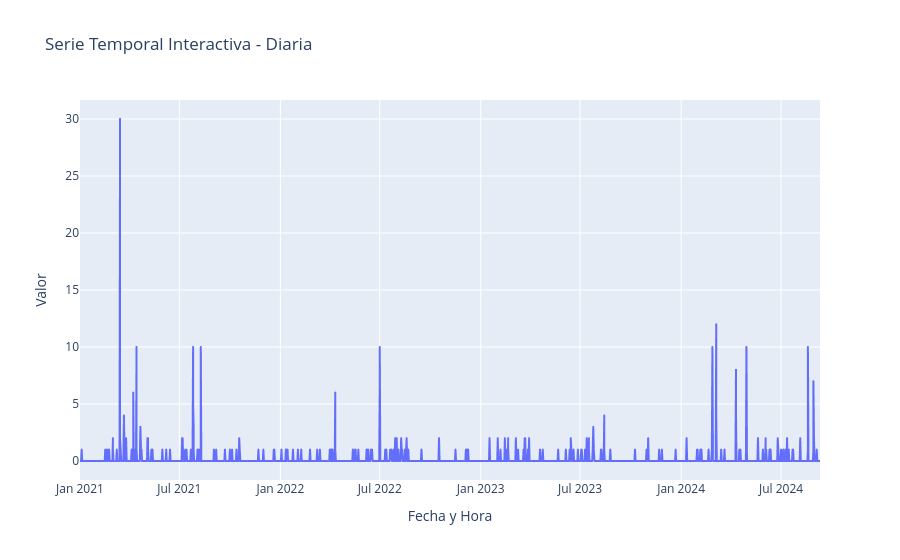
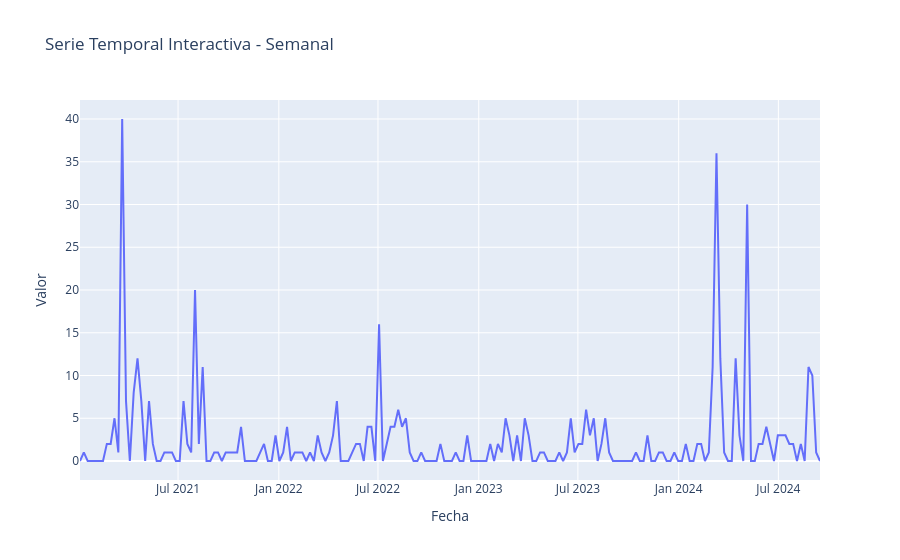
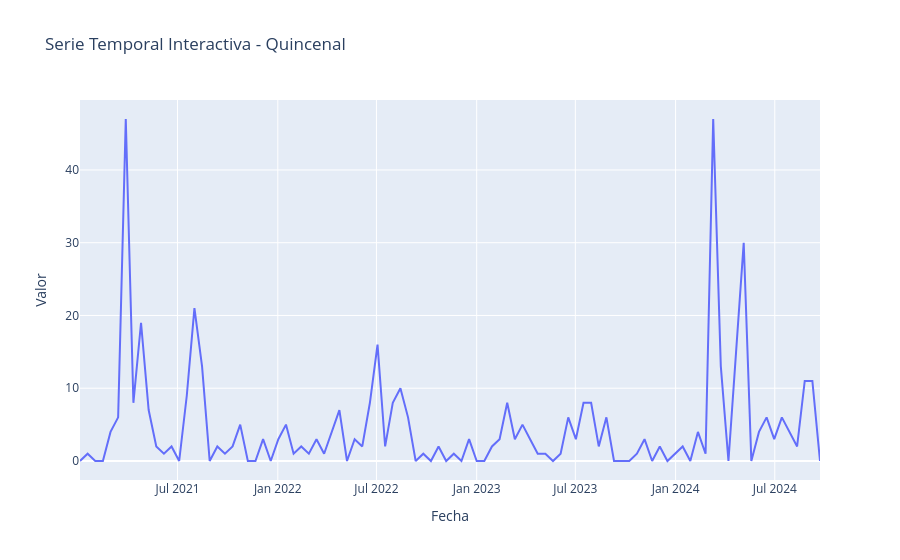
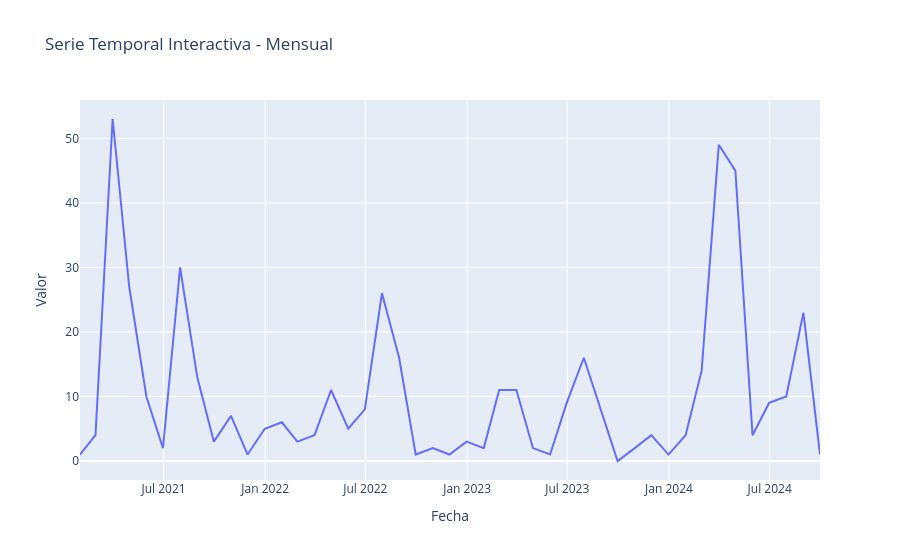

The code cell stored with these charts, in order, in its notebook:
### Code cell
import pandas as pd
import plotly.express as px



# Graficar interactivo
fig = px.line(df, x=df.index, y="Unidades", title="Serie Temporal Interactiva - Diaria")
fig.update_layout(xaxis_title="Fecha y Hora", yaxis_title="Valor", hovermode="x unified")
fig.show()

fig_semanal = px.line(df_semanal, x=df_semanal.index, y="Unidades", title="Serie Temporal Interactiva - Semanal")
fig_semanal.update_layout(xaxis_title="Fecha", yaxis_title="Valor", hovermode="x unified")
fig_semanal.show()

fig_quincenal = px.line(df_quincenal, x=df_quincenal.index, y="Unidades", title="Serie Temporal Interactiva - Quincenal")
fig_quincenal.update_layout(xaxis_title="Fecha", yaxis_title="Valor", hovermode="x unified")
fig_quincenal.show()

fig_mensual = px.line(df_mensual, x=df_mensual.index, y="Unidades", title="Serie Temporal Interactiva - Mensual")
fig_mensual.update_layout(xaxis_title="Fecha", yaxis_title="Valor", hovermode="x unified")
fig_mensual.show()

### Figure 1 — Plotly figure (JSON) as saved in the notebook; plotly's stock layout.template omitted (floating-point values rounded to 4 significant figures; data arrays with more than 128 entries replaced by an {"elided": "..."} marker saying what was removed)
{"data": [{"hovertemplate": "fecha=%{x}<br>Unidades=%{y}<extra></extra>", "legendgroup": "", "line": {"color": "#636efa", "dash": "solid"}, "marker": {"symbol": "circle"}, "mode": "lines", "name": "", "showlegend": false, "type": "scattergl", "x": {"elided": "1420 str values"}, "xaxis": "x", "y": {"elided": "1420 int values"}, "yaxis": "y"}], "layout": {"hovermode": "x unified", "legend": {"tracegroupgap": 0}, "title": {"text": "Serie Temporal Interactiva - Diaria"}, "xaxis": {"anchor": "y", "domain": [0, 1], "title": {"text": "Fecha y Hora"}}, "yaxis": {"anchor": "x", "domain": [0, 1], "title": {"text": "Valor"}}}}

### Figure 2 — Plotly figure (JSON) as saved in the notebook; plotly's stock layout.template omitted (floating-point values rounded to 4 significant figures; data arrays with more than 128 entries replaced by an {"elided": "..."} marker saying what was removed)
{"data": [{"hovertemplate": "fecha=%{x}<br>Unidades=%{y}<extra></extra>", "legendgroup": "", "line": {"color": "#636efa", "dash": "solid"}, "marker": {"symbol": "circle"}, "mode": "lines", "name": "", "orientation": "v", "showlegend": false, "type": "scatter", "x": {"elided": "194 str values"}, "xaxis": "x", "y": {"elided": "194 int values"}, "yaxis": "y"}], "layout": {"hovermode": "x unified", "legend": {"tracegroupgap": 0}, "title": {"text": "Serie Temporal Interactiva - Semanal"}, "xaxis": {"anchor": "y", "domain": [0, 1], "title": {"text": "Fecha"}}, "yaxis": {"anchor": "x", "domain": [0, 1], "title": {"text": "Valor"}}}}

### Figure 3 — Plotly figure (JSON) as saved in the notebook; plotly's stock layout.template omitted (floating-point values rounded to 4 significant figures)
{"data": [{"hovertemplate": "fecha=%{x}<br>Unidades=%{y}<extra></extra>", "legendgroup": "", "line": {"color": "#636efa", "dash": "solid"}, "marker": {"symbol": "circle"}, "mode": "lines", "name": "", "orientation": "v", "showlegend": false, "type": "scatter", "x": ["2021-01-03T00:00:00.000000000", "2021-01-17T00:00:00.000000000", "2021-01-31T00:00:00.000000000", "2021-02-14T00:00:00.000000000", "2021-02-28T00:00:00.000000000", "2021-03-14T00:00:00.000000000", "2021-03-28T00:00:00.000000000", "2021-04-11T00:00:00.000000000", "2021-04-25T00:00:00.000000000", "2021-05-09T00:00:00.000000000", "2021-05-23T00:00:00.000000000", "2021-06-06T00:00:00.000000000", "2021-06-20T00:00:00.000000000", "2021-07-04T00:00:00.000000000", "2021-07-18T00:00:00.000000000", "2021-08-01T00:00:00.000000000", "2021-08-15T00:00:00.000000000", "2021-08-29T00:00:00.000000000", "2021-09-12T00:00:00.000000000", "2021-09-26T00:00:00.000000000", "2021-10-10T00:00:00.000000000", "2021-10-24T00:00:00.000000000", "2021-11-07T00:00:00.000000000", "2021-11-21T00:00:00.000000000", "2021-12-05T00:00:00.000000000", "2021-12-19T00:00:00.000000000", "2022-01-02T00:00:00.000000000", "2022-01-16T00:00:00.000000000", "2022-01-30T00:00:00.000000000", "2022-02-13T00:00:00.000000000", "2022-02-27T00:00:00.000000000", "2022-03-13T00:00:00.000000000", "2022-03-27T00:00:00.000000000", "2022-04-10T00:00:00.000000000", "2022-04-24T00:00:00.000000000", "2022-05-08T00:00:00.000000000", "2022-05-22T00:00:00.000000000", "2022-06-05T00:00:00.000000000", "2022-06-19T00:00:00.000000000", "2022-07-03T00:00:00.000000000", "2022-07-17T00:00:00.000000000", "2022-07-31T00:00:00.000000000", "2022-08-14T00:00:00.000000000", "2022-08-28T00:00:00.000000000", "2022-09-11T00:00:00.000000000", "2022-09-25T00:00:00.000000000", "2022-10-09T00:00:00.000000000", "2022-10-23T00:00:00.000000000", "2022-11-06T00:00:00.000000000", "2022-11-20T00:00:00.000000000", "2022-12-04T00:00:00.000000000", "2022-12-18T00:00:00.000000000", "2023-01-01T00:00:00.000000000", "2023-01-15T00:00:00.000000000", "2023-01-29T00:00:00.000000000", "2023-02-12T00:00:00.000000000", "2023-02-26T00:00:00.000000000", "2023-03-12T00:00:00.000000000", "2023-03-26T00:00:00.000000000", "2023-04-09T00:00:00.000000000", "2023-04-23T00:00:00.000000000", "2023-05-07T00:00:00.000000000", "2023-05-21T00:00:00.000000000", "2023-06-04T00:00:00.000000000", "2023-06-18T00:00:00.000000000", "2023-07-02T00:00:00.000000000", "2023-07-16T00:00:00.000000000", "2023-07-30T00:00:00.000000000", "2023-08-13T00:00:00.000000000", "2023-08-27T00:00:00.000000000", "2023-09-10T00:00:00.000000000", "2023-09-24T00:00:00.000000000", "2023-10-08T00:00:00.000000000", "2023-10-22T00:00:00.000000000", "2023-11-05T00:00:00.000000000", "2023-11-19T00:00:00.000000000", "2023-12-03T00:00:00.000000000", "2023-12-17T00:00:00.000000000", "2023-12-31T00:00:00.000000000", "2024-01-14T00:00:00.000000000", "2024-01-28T00:00:00.000000000", "2024-02-11T00:00:00.000000000", "2024-02-25T00:00:00.000000000", "2024-03-10T00:00:00.000000000", "2024-03-24T00:00:00.000000000", "2024-04-07T00:00:00.000000000", "2024-04-21T00:00:00.000000000", "2024-05-05T00:00:00.000000000", "2024-05-19T00:00:00.000000000", "2024-06-02T00:00:00.000000000", "2024-06-16T00:00:00.000000000", "2024-06-30T00:00:00.000000000", "2024-07-14T00:00:00.000000000", "2024-07-28T00:00:00.000000000", "2024-08-11T00:00:00.000000000", "2024-08-25T00:00:00.000000000", "2024-09-08T00:00:00.000000000", "2024-09-22T00:00:00.000000000"], "xaxis": "x", "y": [0, 1, 0, 0, 4, 6, 47, 8, 19, 7, 2, 1, 2, 0, 9, 21, 13, 0, 2, 1, 2, 5, 0, 0, 3, 0, 3, 5, 1, 2, 1, 3, 1, 4, 7, 0, 3, 2, 8, 16, 2, 8, 10, 6, 0, 1, 0, 2, 0, 1, 0, 3, 0, 0, 2, 3, 8, 3, 5, 3, 1, 1, 0, 1, 6, 3, 8, 8, 2, 6, 0, 0, 0, 1, 3, 0, 2, 0, 1, 2, 0, 4, 1, 47, 13, 0, 15, 30, 0, 4, 6, 3, 6, 4, 2, 11, 11, 0], "yaxis": "y"}], "layout": {"hovermode": "x unified", "legend": {"tracegroupgap": 0}, "title": {"text": "Serie Temporal Interactiva - Quincenal"}, "xaxis": {"anchor": "y", "domain": [0, 1], "title": {"text": "Fecha"}}, "yaxis": {"anchor": "x", "domain": [0, 1], "title": {"text": "Valor"}}}}

### Figure 4 — Plotly figure (JSON) as saved in the notebook; plotly's stock layout.template omitted (floating-point values rounded to 4 significant figures)
{"data": [{"hovertemplate": "fecha=%{x}<br>Unidades=%{y}<extra></extra>", "legendgroup": "", "line": {"color": "#636efa", "dash": "solid"}, "marker": {"symbol": "circle"}, "mode": "lines", "name": "", "orientation": "v", "showlegend": false, "type": "scatter", "x": ["2021-01-31T00:00:00.000000000", "2021-02-28T00:00:00.000000000", "2021-03-31T00:00:00.000000000", "2021-04-30T00:00:00.000000000", "2021-05-31T00:00:00.000000000", "2021-06-30T00:00:00.000000000", "2021-07-31T00:00:00.000000000", "2021-08-31T00:00:00.000000000", "2021-09-30T00:00:00.000000000", "2021-10-31T00:00:00.000000000", "2021-11-30T00:00:00.000000000", "2021-12-31T00:00:00.000000000", "2022-01-31T00:00:00.000000000", "2022-02-28T00:00:00.000000000", "2022-03-31T00:00:00.000000000", "2022-04-30T00:00:00.000000000", "2022-05-31T00:00:00.000000000", "2022-06-30T00:00:00.000000000", "2022-07-31T00:00:00.000000000", "2022-08-31T00:00:00.000000000", "2022-09-30T00:00:00.000000000", "2022-10-31T00:00:00.000000000", "2022-11-30T00:00:00.000000000", "2022-12-31T00:00:00.000000000", "2023-01-31T00:00:00.000000000", "2023-02-28T00:00:00.000000000", "2023-03-31T00:00:00.000000000", "2023-04-30T00:00:00.000000000", "2023-05-31T00:00:00.000000000", "2023-06-30T00:00:00.000000000", "2023-07-31T00:00:00.000000000", "2023-08-31T00:00:00.000000000", "2023-09-30T00:00:00.000000000", "2023-10-31T00:00:00.000000000", "2023-11-30T00:00:00.000000000", "2023-12-31T00:00:00.000000000", "2024-01-31T00:00:00.000000000", "2024-02-29T00:00:00.000000000", "2024-03-31T00:00:00.000000000", "2024-04-30T00:00:00.000000000", "2024-05-31T00:00:00.000000000", "2024-06-30T00:00:00.000000000", "2024-07-31T00:00:00.000000000", "2024-08-31T00:00:00.000000000", "2024-09-30T00:00:00.000000000"], "xaxis": "x", "y": [1, 4, 53, 27, 10, 2, 30, 13, 3, 7, 1, 5, 6, 3, 4, 11, 5, 8, 26, 16, 1, 2, 1, 3, 2, 11, 11, 2, 1, 9, 16, 8, 0, 2, 4, 1, 4, 14, 49, 45, 4, 9, 10, 23, 1], "yaxis": "y"}], "layout": {"hovermode": "x unified", "legend": {"tracegroupgap": 0}, "title": {"text": "Serie Temporal Interactiva - Mensual"}, "xaxis": {"anchor": "y", "domain": [0, 1], "title": {"text": "Fecha"}}, "yaxis": {"anchor": "x", "domain": [0, 1], "title": {"text": "Valor"}}}}
